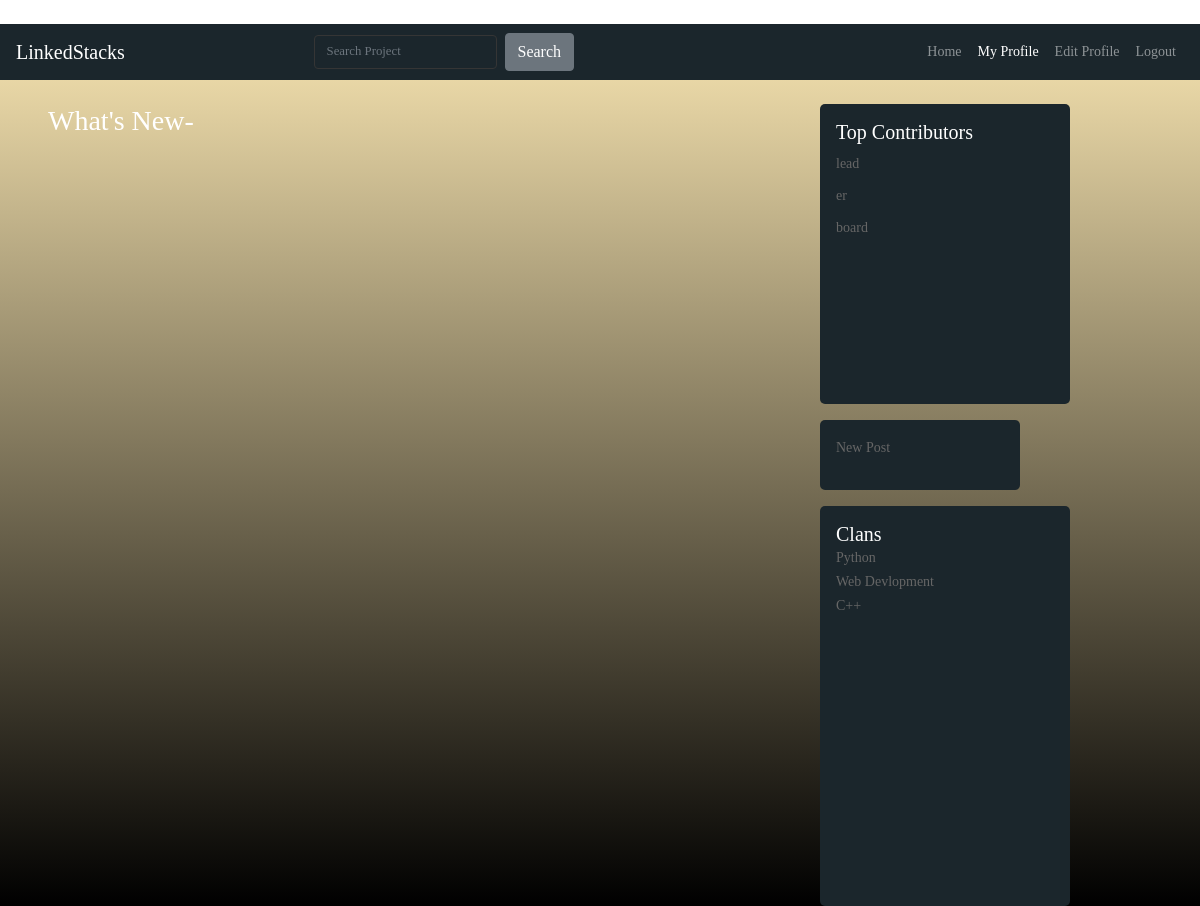
Before: / with the older database file.
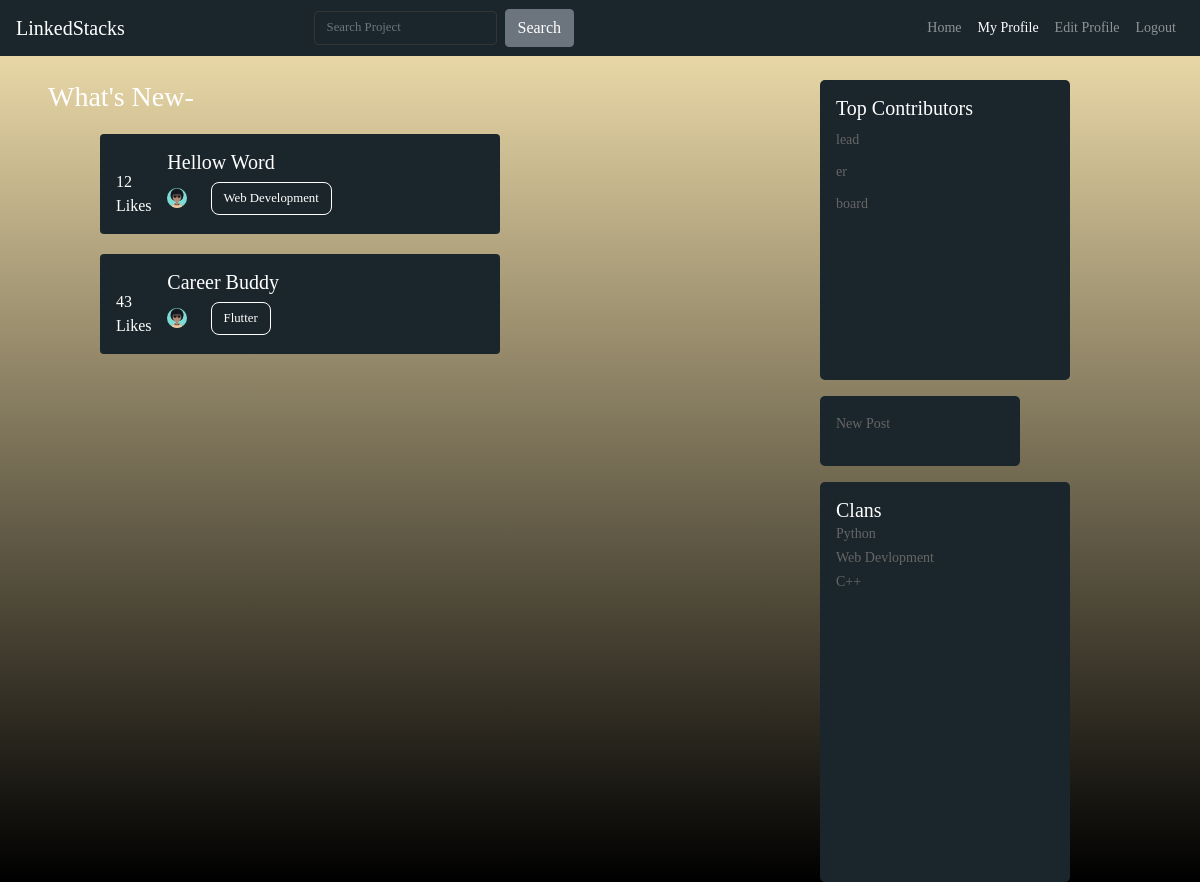
After: the same page with the newer database file.
### tables this page shows
CREATE TABLE `project` (
  `Project ID` int NOT NULL,
  `Project Name` varchar(30) NOT NULL,
  `Project Info` text NOT NULL,
  `Project Tags` varchar(256) NOT NULL,
  `User ID` int NOT NULL,
  `Timestamp` timestamp NOT NULL DEFAULT CURRENT_TIMESTAMP ON UPDATE CURRENT_TIMESTAMP,
  `Likes` int NOT NULL
);

### index.php (the view, shortened to what this page needs)
<!DOCTYPE html>
<html lang="en">
<head>
         <link rel="stylesheet" href="https://stackpath.bootstrapcdn.com/bootstrap/4.4.1/css/bootstrap.min.css">
        <link rel="stylesheet" href="assets/CSS/main.css">
</head>
<body style="color: white; overflow-x:hidden">
<?php
require_once("config.php");
$sql="SELECT * from project ORDER BY `Timestamp`";
$postInfo=mysqli_query($con,$sql);
?>
	<div class="base profile-bg" style="font-family: OpenSans-Regular;">
		<nav class="navbar navbar-expand-lg navbar-dark nav">
        <a class="navbar-brand " href="index.php">LinkedStacks</a>
        <div class="collapse navbar-collapse" id="navbarColor01">
          <form class="form-inline my-2 my-lg-0 mr-auto ml-auto">
            <input class="form-control mr-sm-2" type="text" placeholder="Search Project">
            <button class="btn btn-secondary my-2 my-sm-0" type="submit">Search</button>
          </form>
          <ul class="navbar-nav ml-auto align-self-center">
            <li class="nav-item  ">
              <a class="nav-link" href="index.php">Home</a>
            <li class="nav-item active ">
                <a class="nav-link" href="profile.php">My Profile
                </a>
              </li>
              <li class="nav-item ">
                <a class="nav-link" href="editBio.php">Edit Profile
                </a>
              <li class="nav-item  ">
                <a class="nav-link" href="#">Logout
                </a>
              </li>
          </ul>
        </div>
      </nav>
      <div class="d-flex row justify-content-between">
		<div class="newPostSection col-md-7 mt-4">
			<h3 class="ml-5">What's New-</h3>
			<div class="postsColumn">
      <?php
                   while ($row = mysqli_fetch_assoc($postInfo)){
                       echo
                '<div class="p-3 profile-project-list-item">
                    <div class ="row">
                        <div class="col-md-2 align-content-center"> <div style="margin-top:20px">'.$row["Likes"].' Likes</div></div>
                        <div class="col">
                            <div class="row">
                                <h5>'.$row["Project Name"].'</h5>
                            </div>
                            <div class="row d-flex align-items-center mt-lg-2">
                                <img src="images/avatar/boy-1.svg" height="20px" style="padding-right: 2%;">
                                 <div class="profile-project-list-item-details">'.$row["username"].'</div>
                                 <button type="button" class="btn btn-outline-primary profile-project-list-item-details">'.$row["Project Tags"].'</button>
                            </div>
                        </div>
                    </div>
                </div>';
                }
                ?>
			</div>
		</div>
		<div class="otherSection ml-sm-5 d-flex flex-column justify-content-star col-md-5 col-lg-4 mt-4">
			<div class="p-3 leaderBoard">
				<h5>Top Contributors</h5>
				<div class="d-flex flex-column justify-content-around mt-2">
					<div class="mb-2 leaders">
						<p>lead</p>
					</div>
					<div class="mb-2 leaders">
						<p>er</p>
					</div>
					<div class="mb-2 leaders">
						<p>board</p>
					</div>
				</div>
			</div>
			<div class="p-3 mt-3 newPost">
				<p>New Post</p>
			</div>
			<div class="p-3 mt-3 clanList">
				<h5>Clans</h5>
				<div>
					<p>Python</p>
					<p>Web Devlopment</p>
					<p>C++</p>
				</div>
			</div>
		</div>
	   </div>
	</div>
</body>
</html>

### assets/CSS/main.css (style rules this page uses)
.base { background-image: linear-gradient(rgb(248, 229, 177),rgb(0, 0, 0)); background-size: cover; background-repeat: no-repeat; }
.postsColumn { margin-left: 100px; width: 400px; }
.leaderBoard { height: 300px; width: 250px; border-radius: 5px; background-color:#1b262c; }
.leaders { background-color: #1b262c; }
.newPost { height: 70px; width: 200px; border-radius: 5px; background: #1b262c; }
.clanList { height: 400px; width: 250px; border-radius: 5px; background: #1b262c; }
.navbar { border-radius: none; background-color: #1b262c; }
img, svg { vertical-align: middle; }
.form-control { border: 1px solid #353535 !important; background-color: transparent !important; color: #d3d3d3 !important; }
.form-control { display: block; width: 100%; height: calc(1.5em + .75rem + 2px); padding: .375rem .75rem; font-size: 1rem; font-weight: 400; line-height: 1.5; color: #495057; background-color: #fff; background-clip: padding-box; border: 1px solid #ced4da; border-radius: .25rem; transition: border-color .15s ease-in-out, box-shadow .15s ease-in-out; }
* { margin: 0px; padding: 0px; box-sizing: border-box; }
body, html { height: 100%; font-family: OpenSans-Regular, sans-serif; }
a { font-family: OpenSans-Regular; font-size: 14px; line-height: 1.7; color: white; margin: 0px; transition: all 0.4s; -webkit-transition: all 0.4s; -o-transition: all 0.4s; -moz-transition: all 0.4s; }
h1, h2, h3, h4, h5, h6 { margin: 0px; }
p { font-family: OpenSans-Regular; font-size: 14px; line-height: 1.7; color: #666666; margin: 0px; }
ul, li { margin: 0px; list-style-type: none; }
input { outline: none; border: none; }
button { outline: none !important; border: none; background: transparent; }
.form-control { font-size: 0.8em; }
.profile-bg { background-image: linear-gradient(rgb(248, 229, 177),rgb(0, 0, 0)); background-size: auto; background-repeat: no-repeat; min-height: 100%; color: white; }
.profile-project-list-item { margin: 5% 0; padding: 1.2em; color: white; vertical-align: middle; border-radius: 0.25rem; background-color: #1b262c; }
.btn-outline-primary { color: white; font-size: 80%; border-radius: 0.5rem; border-color: white; }
.profile-project-list-item-details { margin-right: 5%; }

Changed rows visible on the page:
added project: Likes "12", Project Name "Hellow Word", Project Tags "Web Development"
added project: Likes "43", Project Name "Career Buddy", Project Tags "Flutter"
